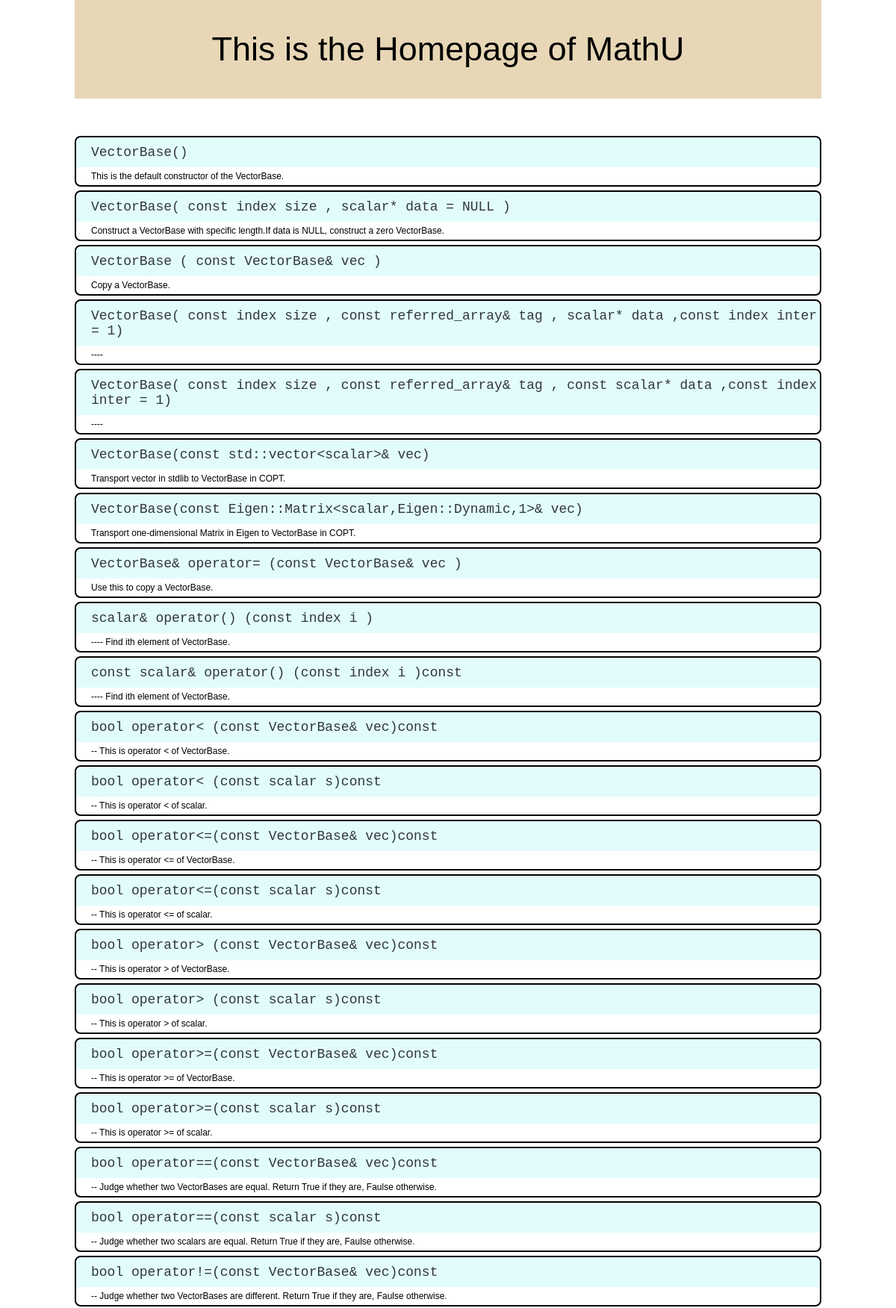
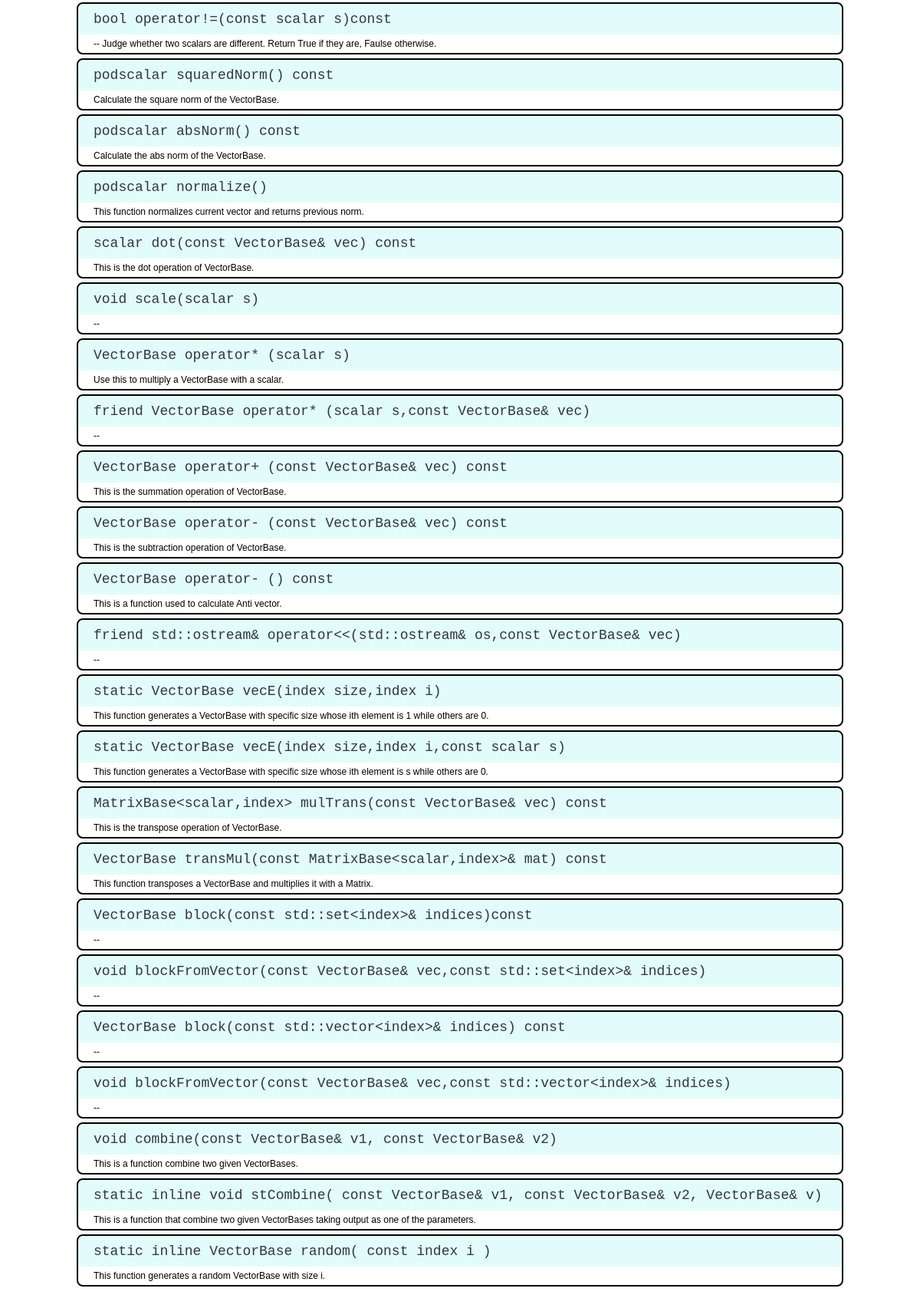
The page /copt/VectorBase/ on the database its author committed (2 pictures, top to bottom).
### copt/models.py (models this page shows, shortened)
class Item(models.Model):
	chapter = models.ForeignKey(Chapter)
	name = models.CharField(max_length=200)
	description = models.CharField(max_length=1000)

### copt/views.py (the view)
# urls.py: url(r'^(?P<chapter_name>[A-z]+)/$',views.chapter,name='chapter'),
def chapter(request,chapter_name):
	chap = get_object_or_404(Chapter,name=chapter_name)
	item_list = chap.item_set.all()
	return render(request,'copt/chapter.html',{'item_list':item_list,'chapter':chap})

### copt/templates/copt/chapter.html (shortened to what this page needs)
{%extends "home/base.html"%}
{%block content%}
{%for item in item_list %}
<div class="item">
<div class="itemname">
<p class="itemname">{{item.name}}</p>
</div>
<div class="itemdescription">
<p class="itemdescription">{{item.description}}</p>
</div>
</div>
{%endfor%}
{%endblock%}

### static/home/style.css (style rules this page uses)
body { margin:auto; width:1000px; }
div { font-family:Arial,sans-serif; }
div.item { margin-top: 5px; padding-top: 0px; border-style: solid; border-width: 2px; border-color: black; border-radius: 8px; }
div.itemname { padding-top: 10px; padding-left: 10px; padding-bottom: 10px; margin: auto; background-color: #E2FCFC; border-top-left-radius: 8px; border-top-right-radius: 8px; }
div.itemdescription { padding-top: 5px; padding-bottom: 5px; margin: auto; }
p { margin:auto; font-size: 20px; color: black; }
p.itemname { font-family: "Droid Sans Mono", Inconsolata, Courier, monospace; padding-left: 10px; font-size: 18px; color: #32373B; word-wrap: break-word; }
p.itemdescription { padding-left: 20px; font-size: 12px; }

### rows shown on the page
Item: name "VectorBase()", description "This is the default constructor of the VectorBase."
Item: name "VectorBase( const index size , scalar* data = NULL )", description "Construct a VectorBase with specific length.If data is NULL, construct a zero VectorBase."
Item: name "VectorBase ( const VectorBase& vec )", description "Copy a VectorBase."
Item: name "VectorBase( const index size , const referred_array& tag , scalar* data ,const index inter = 1)", description "----"
Item: name "VectorBase( const index size , const referred_array& tag , const scalar* data ,const index inter = 1)", description "----"
Item: name "VectorBase(const std::vector<scalar>& vec)", description "Transport vector in stdlib to VectorBase in COPT."
Item: name "VectorBase(const Eigen::Matrix<scalar,Eigen::Dynamic,1>& vec)", description "Transport one-dimensional Matrix in Eigen to VectorBase in COPT."
Item: name "VectorBase& operator= (const VectorBase& vec )", description "Use this to copy a VectorBase."
Item: name "scalar& operator() (const index i )", description "---- Find ith element of VectorBase."
Item: name "const scalar& operator() (const index i )const", description "---- Find ith element of VectorBase."
Item: name "bool operator< (const VectorBase& vec)const", description "-- This is operator < of VectorBase."
Item: name "bool operator< (const scalar s)const", description "-- This is operator < of scalar."
Item: name "bool operator<=(const VectorBase& vec)const", description "-- This is operator <= of VectorBase."
Item: name "bool operator<=(const scalar s)const", description "-- This is operator <= of scalar."
Item: name "bool operator> (const VectorBase& vec)const", description "-- This is operator > of VectorBase."
Item: name "bool operator> (const scalar s)const", description "-- This is operator > of scalar."
Item: name "bool operator>=(const VectorBase& vec)const", description "-- This is operator >= of VectorBase."
Item: name "bool operator>=(const scalar s)const", description "-- This is operator >= of scalar."
Item: name "bool operator==(const VectorBase& vec)const", description "-- Judge whether two VectorBases are equal. Return True if they are, Faulse otherwise."
Item: name "bool operator==(const scalar s)const", description "-- Judge whether two scalars are equal. Return True if they are, Faulse otherwise."
Item: name "bool operator!=(const VectorBase& vec)const", description "-- Judge whether two VectorBases are different. Return True if they are, Faulse otherwise."
Item: name "bool operator!=(const scalar s)const", description "-- Judge whether two scalars are different. Return True if they are, Faulse otherwise."
Item: name "podscalar squaredNorm() const", description "Calculate the square norm of the VectorBase."
Item: name "podscalar absNorm() const", description "Calculate the abs norm of the VectorBase."
Item: name "podscalar normalize()", description "This function normalizes current vector and returns previous norm."
Item: name "scalar dot(const VectorBase& vec) const", description "This is the dot operation of VectorBase."
Item: name "void scale(scalar s)", description "--"
Item: name "VectorBase operator* (scalar s)", description "Use this to multiply a VectorBase with a scalar."
Item: name "friend VectorBase operator* (scalar s,const VectorBase& vec)", description "--"
Item: name "VectorBase operator+ (const VectorBase& vec) const", description "This is the summation operation of VectorBase."
Item: name "VectorBase operator- (const VectorBase& vec) const", description "This is the subtraction operation of VectorBase."
Item: name "VectorBase operator- () const", description "This is a function used to calculate Anti vector."
Item: name "friend std::ostream& operator<<(std::ostream& os,const VectorBase& vec)", description "--"
Item: name "static VectorBase vecE(index size,index i)", description "This function generates a VectorBase with specific size whose ith element is 1 while others are 0."
Item: name "static VectorBase vecE(index size,index i,const scalar s)", description "This function generates a VectorBase with specific size whose ith element is s while others are 0."
Item: name "MatrixBase<scalar,index> mulTrans(const VectorBase& vec) const", description "This is the transpose operation of VectorBase."
Item: name "VectorBase transMul(const MatrixBase<scalar,index>& mat) const", description "This function transposes a VectorBase and multiplies it with a Matrix."
Item: name "VectorBase block(const std::set<index>& indices)const", description "--"
Item: name "void blockFromVector(const VectorBase& vec,const std::set<index>& indices)", description "--"
Item: name "VectorBase block(const std::vector<index>& indices) const", description "--"
Item: name "void blockFromVector(const VectorBase& vec,const std::vector<index>& indices)", description "--"
Item: name "void combine(const VectorBase& v1, const VectorBase& v2)", description "This is a function combine two given VectorBases."
Item: name "static inline void stCombine( const VectorBase& v1, const VectorBase& v2, VectorBase& v)", description "This is a function that combine two given VectorBases taking output as one of the parameters."
Item: name "static inline VectorBase random( const index i )", description "This function generates a random VectorBase with size i."

### other values the page prints
{{ content_title|default:_('This is the Homepage of MathU') }} "This is the Homepage of MathU"
